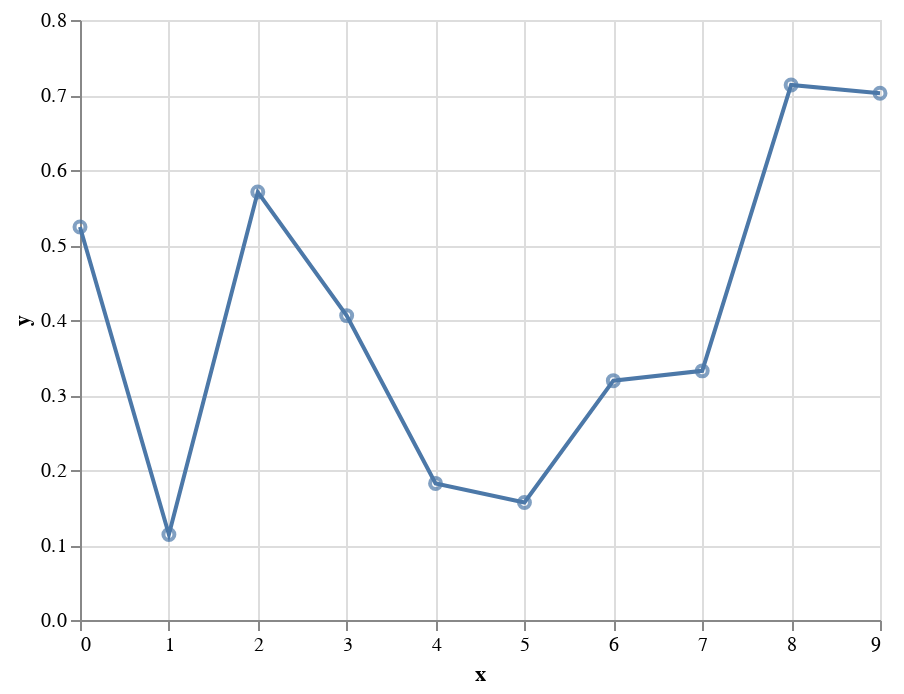

Source (notebook cell):
### Markdown cell above
Elegánsabb megoldás egy alap, mark nélküli diagramot használni:

### Code cell
base = alt.Chart(data).encode(
    x='x',
    y='y'
)

base.mark_line() + base.mark_point()

### Figure 1 — Vega-Lite specification as saved in the notebook (floating-point values rounded to 4 significant figures)
{"config": {"view": {"continuousWidth": 400, "continuousHeight": 300}}, "layer": [{"mark": "line", "encoding": {"x": {"type": "quantitative", "field": "x"}, "y": {"type": "quantitative", "field": "y"}}}, {"mark": "point", "encoding": {"x": {"type": "quantitative", "field": "x"}, "y": {"type": "quantitative", "field": "y"}}}], "data": {"name": "data-874380fafd5174aeff882c693b7f46bd"}, "$schema": "https://vega.github.io/schema/vega-lite/v4.8.1.json", "datasets": {"data-874380fafd5174aeff882c693b7f46bd": [{"x": 0, "y": 0.524}, {"x": 1, "y": 0.1141}, {"x": 2, "y": 0.5706}, {"x": 3, "y": 0.4058}, {"x": 4, "y": 0.1821}, {"x": 5, "y": 0.1567}, {"x": 6, "y": 0.3191}, {"x": 7, "y": 0.3322}, {"x": 8, "y": 0.7134}, {"x": 9, "y": 0.7022}]}}
